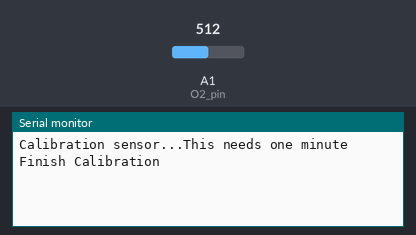
A sketch run on a simulated Arduino Uno, built with avr-gcc and run on an emulated ATmega328P. Shown: the last lines printed to the serial monitor. The inputs (shaded band) are chosen by the test bench; at power-on: A1 (O2_pin) = 512.

Above: at 7.6 s.
7.7 s: A1 (O2_pin) set to 716
At 9.3 s:
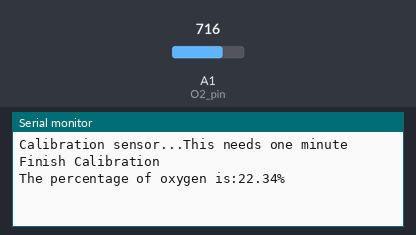
10.7 s: A1 (O2_pin) set to 900
At 10.7 s:
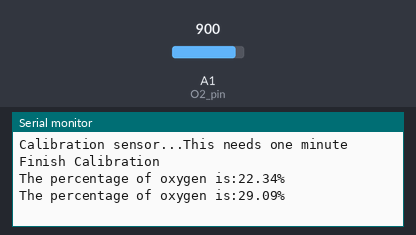
Timing chart, 0 to 13.7 s (numbered marks = the images above; inputs shaded):
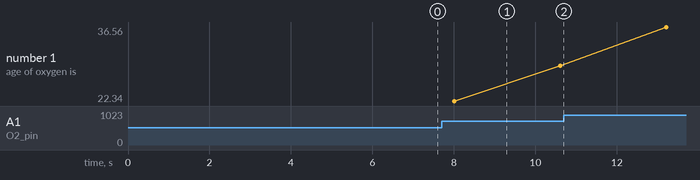

Measured:
- after the input at 7.7 s, the serial monitor: prints a new line after 0.31 s (image 1)
- plotted number 1: 29.09 → 36.56 after the input at 10.7 s

The sketch:

oxygen.ino
```cpp
//pin connectons

//gnd-gng
//vcc-5v
//sng-a1 s
#include "Oxygen.h"
#include "arduino.h"
float calibration_voltage;
#define O2_percentage 20.80
float O2_value()
{
  unsigned int sum = 0;
  if (O2_init_flag == 0)
  {
    O2_init_flag = 1;
    pinMode(O2_pin, INPUT);
    for (unsigned char i = 64;i > 0;i--)
    {
      sum = sum + analogRead(O2_pin);
      delay(100);
    }
    sum = sum >> 6;
    calibration_voltage = sum / O2_percentage;
    //SerialUSB.println(calibration_voltage);
    return 20.80;
  }
  else
  {
    for (unsigned char i = 32;i > 0;i--)
    {
      sum = sum + analogRead(O2_pin);
      delay(50);
    }
    sum = sum >> 5;
    //SerialUSB.println(sum);
    float output = sum / calibration_voltage;
    //SerialUSB.println(sum);
    return output;
  }
}

// readO2.ino
    #include "Oxygen.h"
    void setup() {
      // put your setup code here, to run once:
      Serial.begin(9600);
      Serial.println("Calibration sensor...This needs one minute");
      O2_value();
      Serial.println("Finish Calibration");
    }

    void loop() {
      // put your main code here, to run repeatedly:
      float O2 = 0;
      O2 = O2_value();
      Serial.print("The percentage of oxygen is:");
      Serial.print(O2);
      Serial.println("%");
      delay(1000);
    }
```

Oxygen.cpp
```cpp
// Oxygen.cpp
#include "Oxygen.h"
#include "arduino.h"
#define O2_preheat_time  60000
bool O2_init_flag = 0;
```

Oxygen.h
```cpp
// Oxygen.h
#ifndef _OXYGEN_h
#define _OXYGEN_h
#define O2_pin A1
extern bool O2_init_flag;
float O2_value();
#endif
```
